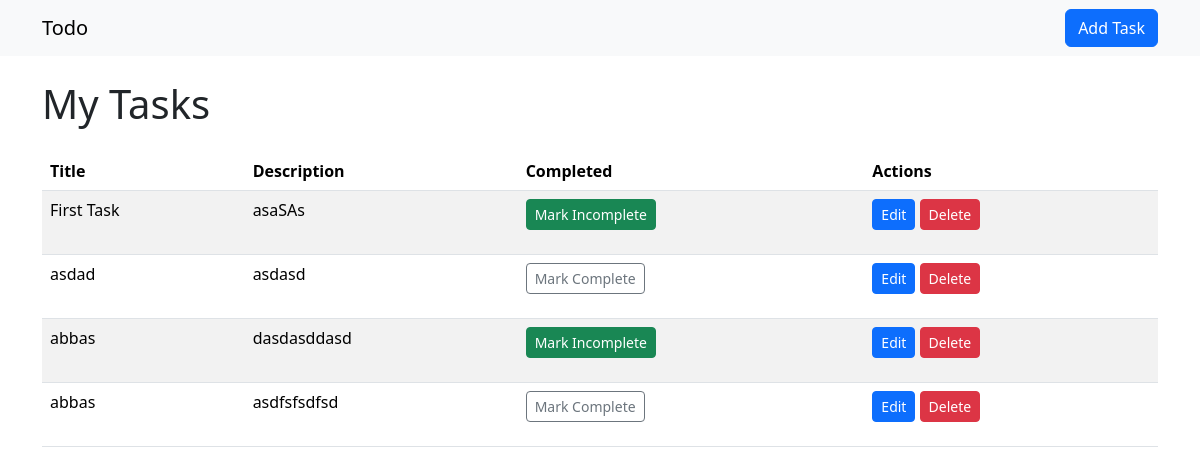
The page / on the database its author committed.
### task/models.py (models this page shows)
class Task(models.Model):
    title = models.CharField(max_length=200)
    description = models.TextField()
    completed = models.BooleanField(default=False)
    created_at = models.DateTimeField(auto_now_add=True)
    def __str__(self):
        return self.title

### task/views.py (the view)
# urls.py: path('', views.task_list, name='task_list'),
def task_list(request):
    data = Task.objects.all()
    HttpResponse(data)
    return render(request, 'task/task_list.html', {'tasks': data})

### task/templates/task/task_list.html (shortened to what this page needs)
{% extends 'base.html' %}
{% load static %}
{% block content %}
    <h1 class="mb-4">My Tasks</h1>
    <table class="table table-striped">
        <thead>
            <tr>
                <th>Title</th>
                <th>Description</th>
                <th>Completed</th>
                <th>Actions</th>
            </tr>
        </thead>
        <tbody>
            {% for task in tasks %}
            <tr>
                <td>{{ task.title }}</td>
                <td>{{ task.description }}</td>
                <td>
                    <form method="post" action="{% url 'task_toggle' task.pk %}">
                        <button type="submit" class="btn btn-sm {% if task.completed %}btn-success{% else %}btn-outline-secondary{% endif %}">
                            {% if task.completed %}
                                Mark Incomplete
                            {% else %}
                                Mark Complete
                            {% endif %}
                        </button>
                    </form>
                </td>
                <td>
                    <a href="{% url 'task_update' task.id %}" class="btn btn-sm btn-primary">Edit</a>
                    <a href="{% url 'task_delete' task.id %}" onclick="return confirm('Are you sure?')" class="btn btn-sm btn-danger">Delete</a>
                </td>
            </tr>
            {% empty %}
            <tr>
                <td colspan="4">No tasks available.</td>
            </tr>
            {% endfor %}
        </tbody>
{% endblock %}

### templates/base.html (shortened to what this page needs)
{% load static %}
<html>
    <head>
        <link
        href="https://cdn.jsdelivr.net/npm/bootstrap@5.3.3/dist/css/bootstrap.min.css"
        rel="stylesheet"
    >
        <link rel="stylesheet" href="{% static 'css/style.css' %}">
    </head>
    <body>
        <header>
            {% include 'navbar.html' %}
        </header>
        <main class="container">
            {% block content %}
            {% endblock %}
        </main>
    </body>
</html>

### templates/navbar.html
<nav class="navbar navbar-light bg-light mb-4">
    <div class="container">
        <a class="navbar-brand" href="{% url 'task_list' %}">Todo</a>
        <a class="btn btn-primary" href="{% url 'task_add' %}">Add Task</a>
    </div>
</nav>

### rows shown on the page
Task: title "First Task", description "asaSAs", completed "Mark Incomplete"
Task: title "asdad", description "asdasd", completed "Mark Complete"
Task: title "abbas", description "dasdasddasd", completed "Mark Incomplete"
Task: title "abbas", description "asdfsfsdfsd", completed "Mark Complete"
